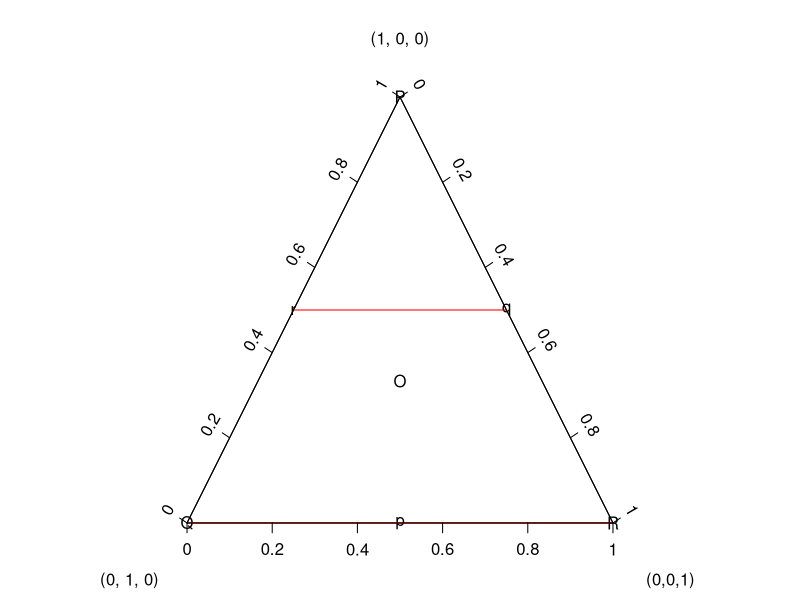
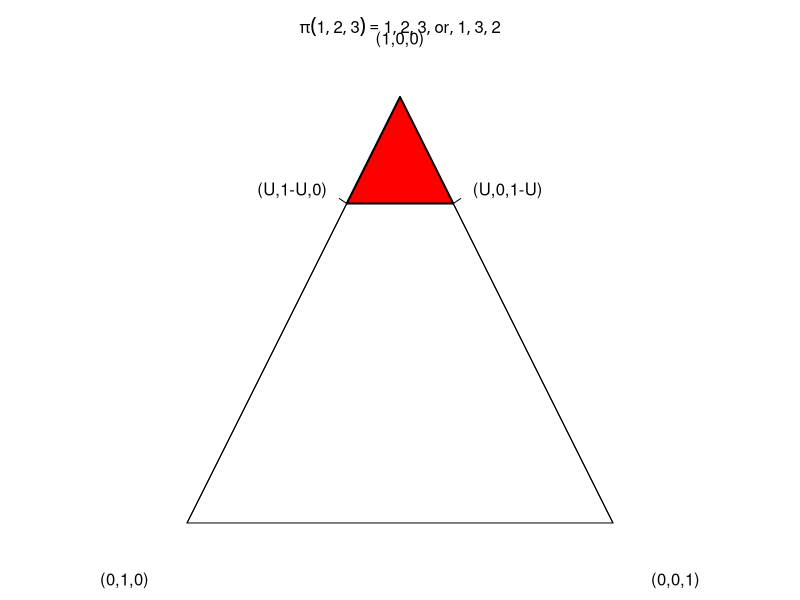
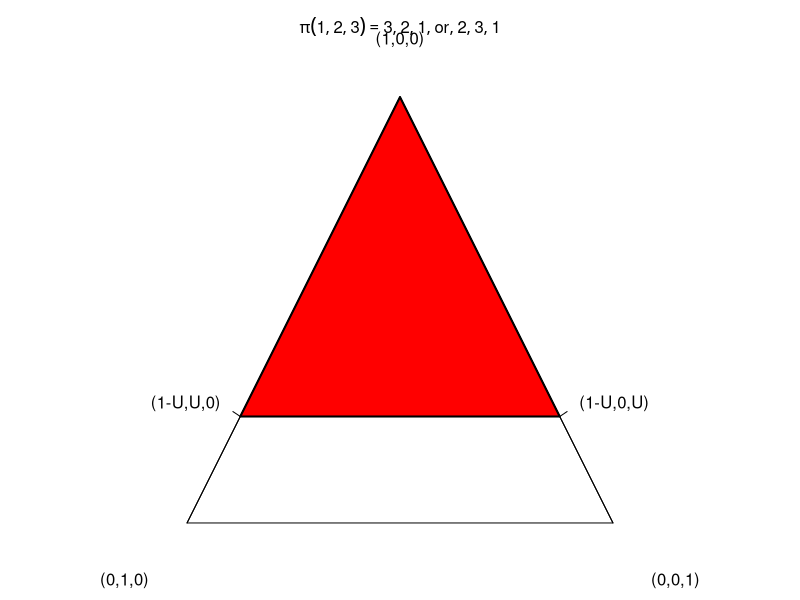
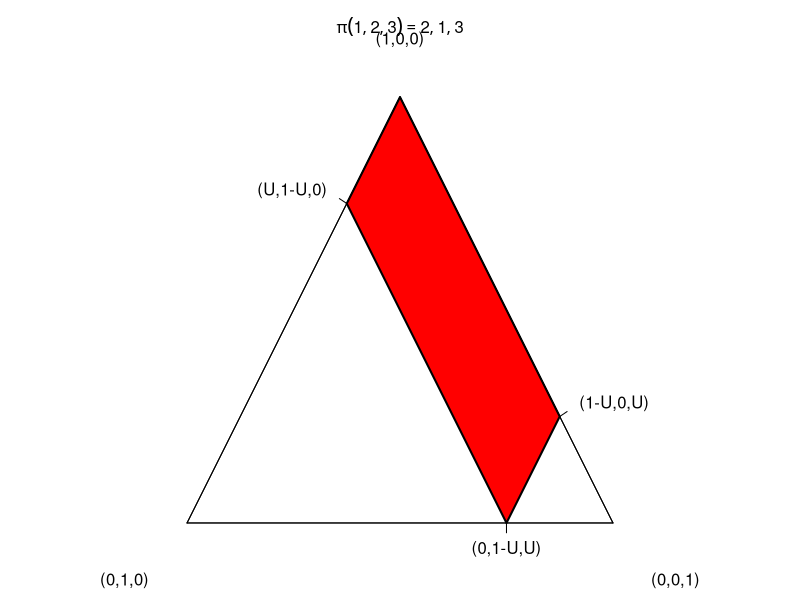
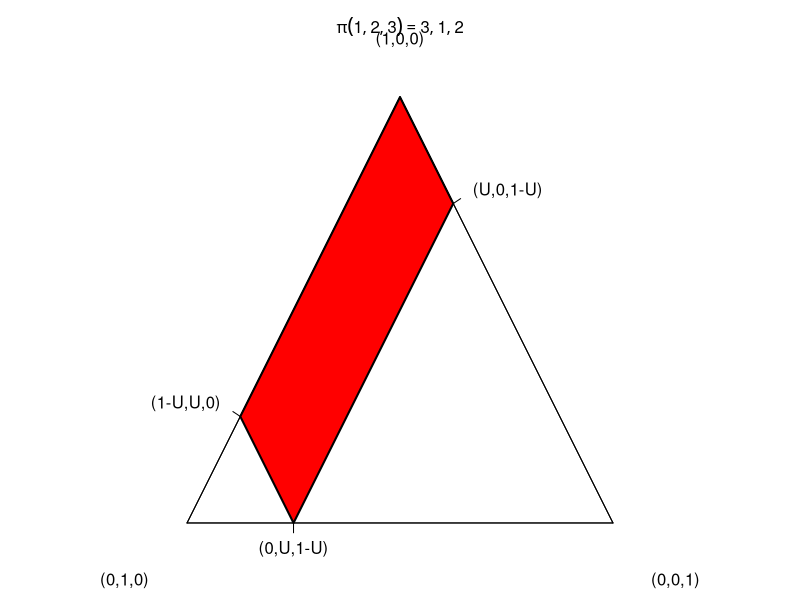

Write R code to recreate these figures, in order.
## points in bary coordinates
bpoints <- function(p,q,r,...){
  ## p+q+r should be 1
  s <- p+q+r
  h <- sqrt(3)/2
  y <- (p/s-.5)*h
  x <- (r-q)/2/s
  points(x,y,...)
}
blines <- function(...,type='l'){
  bpoints(...,type=type)
}
bpolygon <- function(p,q,r,...){
  ## p+q+r should be 1
  s <- p+q+r
  h <- sqrt(3)/2
  y <- (p/s-.5)*h
  x <- (r-q)/2/s
  polygon(x,y,...)
}

bplot <- function(p,q,r, type='p',
                  plab=deparse(substitute(p)),
                  qlab=deparse(substitute(q)),
                  rlab=deparse(substitute(r)),
                  ...){
  par(mar=c(3,4,4,4), pty='s')
  h <- sqrt(3)/2
  plot(c(0,1,-1,0)/2, h*c(1,-1,-1,1)/2,
       type='l', pty='s',
       bty='n', axes=FALSE,
       xlab='', ylab='',
       ...)
  f <- 1.27
  text(f*c(0,-.5,.5), f*c(h/2,-h/2,-h/2),
       c(plab,qlab,rlab), xpd=TRUE, ypd=TRUE)
  bpoints(p,q,r, type=type, ...)
}

baxis <- function(side, at=NULL, labels=TRUE, tick=TRUE, line=2, srt=NULL, ...){
  ## side 1,2,3 = left, bottom, right
  h <- sqrt(3)/2
  dx <- sin(pi/3)
  dy <- cos(pi/3)
  x <- switch(side, c(-1,0), c(-1,+1), c(0,1))/2
  y <- switch(side, c(-1,1), c(-1,-1), c(1,-1))*h/2
  segments(x[1],y[1],x[2],y[2], ...)
  if (is.null(at)) at <- pretty(0:1)
  xt <- x[1] + at*diff(x)
  yt <- y[1] + at*diff(y)
  if (tick){
    delx <- .02*switch(side, -dx, +0, +dx)
    dely <- .02*switch(side, +dy, -1, +dy)
    segments(xt, yt, xt+delx, yt+dely)
  }
  if (length(labels)){
    if (is.logical(labels)) labels <- if (labels) at else ''
    lh <- strheight('A')
    delx <- (line)*lh*switch(side, -dx, +0, +dx)
    dely <- (line)*lh*switch(side, +dy, -1, +dy)
    if (is.null(srt)) srt <- switch(side, 60, 0, -60)
    text(xt+delx,yt+dely,labels, srt=srt, xpd=TRUE, ypd=TRUE, ...)
  }
}


## tests
plab='(1, 0, 0)'
qlab='(0, 1, 0)'
rlab='(0,0,1)'
p <- c(1,0,0,1,0,1,1)
q <- c(0,1,0,1,1,0,1)
r <- c(0,0,1,0,1,1,1)

bplot(p,q,r, pch=c('P','Q','R','r','p','q','O'), plab=plab,qlab=qlab,rlab=rlab)
q <- seq(0,1,length=51)
blines(0,q,1-q, col='red')
blines(1,q,1-q, col='red')

baxis(1)
baxis(2)
baxis(3)

## figs for paper
plab='(1,0,0)'
qlab='(0,1,0)  '
rlab='  (0,0,1)'

postscript(file='poly1.ps', width=3.5, height=3.5)
u <- 3/4
p <- c(1,u,u)
q <- c(0,0,1-u)
r <- 1-p-q
bplot(1,1,1, type='n', plab=plab,qlab=qlab,rlab=rlab)
bpolygon(p,q,r, col='red',border=TRUE,lwd=2)
baxis(1, at=u, labels='(U,1-U,0)', srt=0, adj=1)
baxis(3, at=1-u, labels='(U,0,1-U)', srt=0, adj=0)
mtext(expression(pi(1,2,3) == list(1,2,3, or, 1,3,2)), line=2)
dev.off()

postscript(file='poly2.ps', width=3.5, height=3.5)
p <- c(1,1-u,1-u)
q <- c(0,0,u)
r <- 1-p-q
bplot(1,1,1, type='n', plab=plab,qlab=qlab,rlab=rlab)
bpolygon(p,q,r, col='red',border=TRUE,lwd=2)
baxis(1, at=1-u, labels='(1-U,U,0)', srt=0, adj=1)
baxis(3, at=u, labels='(1-U,0,U)', srt=0, adj=0)
mtext(expression(pi(1,2,3) == list(3,2,1, or, 2,3,1)), line=2)
dev.off()

postscript(file='poly3.ps', width=3.5, height=3.5)
p <- c(1,1-u,0,u)
q <- c(0,0,1-u,1-u)
r <- 1-p-q
bplot(1,1,1, type='n', plab=plab,qlab=qlab,rlab=rlab)
bpolygon(p,q,r, col='red',border=TRUE,lwd=2)
baxis(1, at=u, labels='(U,1-U,0)', srt=0, adj=1)
baxis(2, at=u, labels='(0,1-U,U)', srt=0)
baxis(3, at=u, labels='(1-U,0,U)', srt=0, adj=0)
mtext(expression(pi(1,2,3) == list(2,1,3)), line=2)
dev.off()

postscript(file='poly4.ps', width=3.5, height=3.5)
p <- c(1,u,0,1-u)
q <- c(0,0,u,u)
r <- 1-p-q
bplot(1,1,1, type='n', plab=plab,qlab=qlab,rlab=rlab)
bpolygon(p,q,r, col='red',border=TRUE,lwd=2)
baxis(1, at=1-u, labels='(1-U,U,0)', srt=0, adj=1)
baxis(2, at=1-u, labels='(0,U,1-U)', srt=0)
baxis(3, at=1-u, labels='(U,0,1-U)', srt=0, adj=0)
mtext(expression(pi(1,2,3) == list(3,1,2)), line=2)
dev.off()
